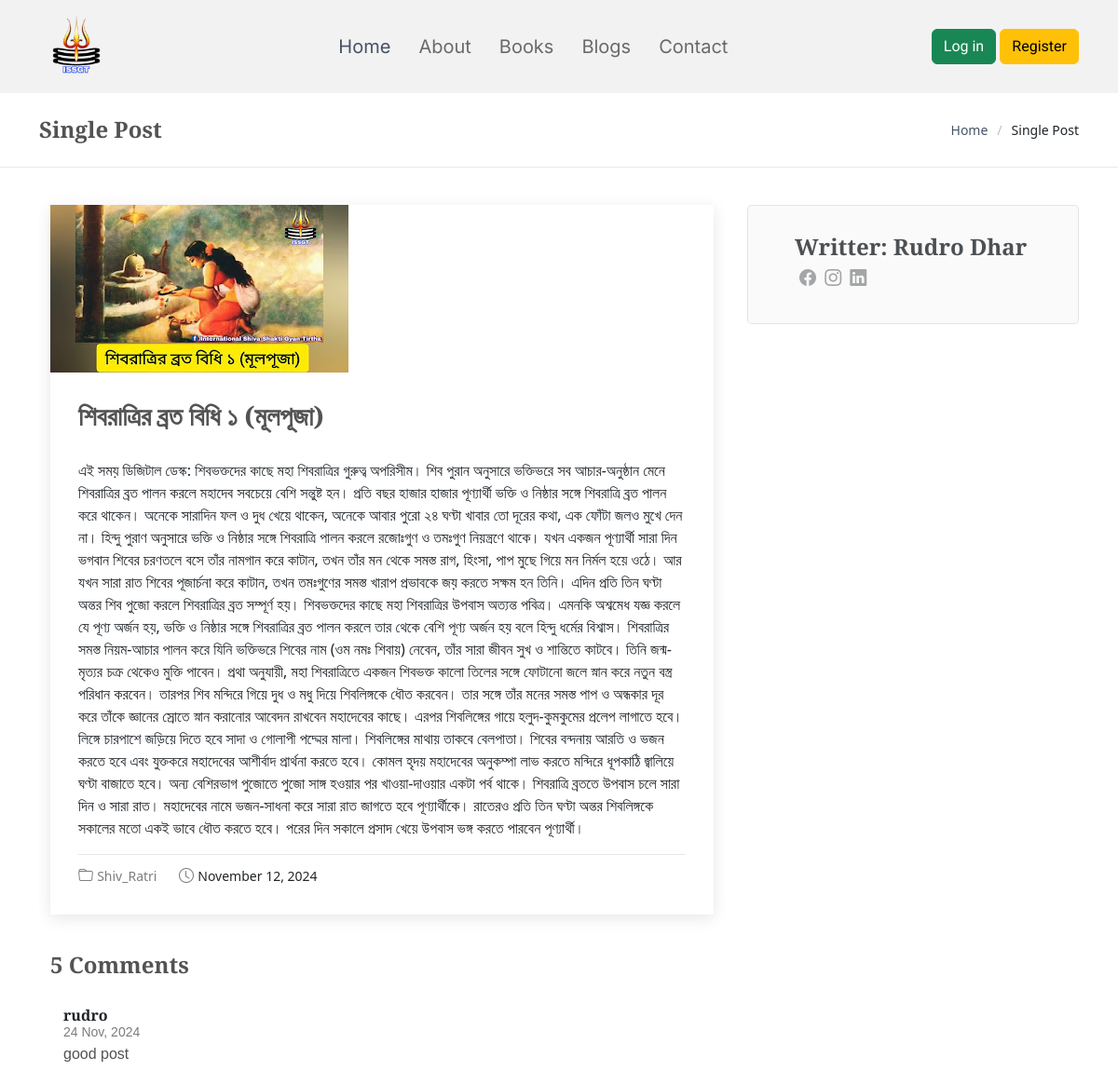
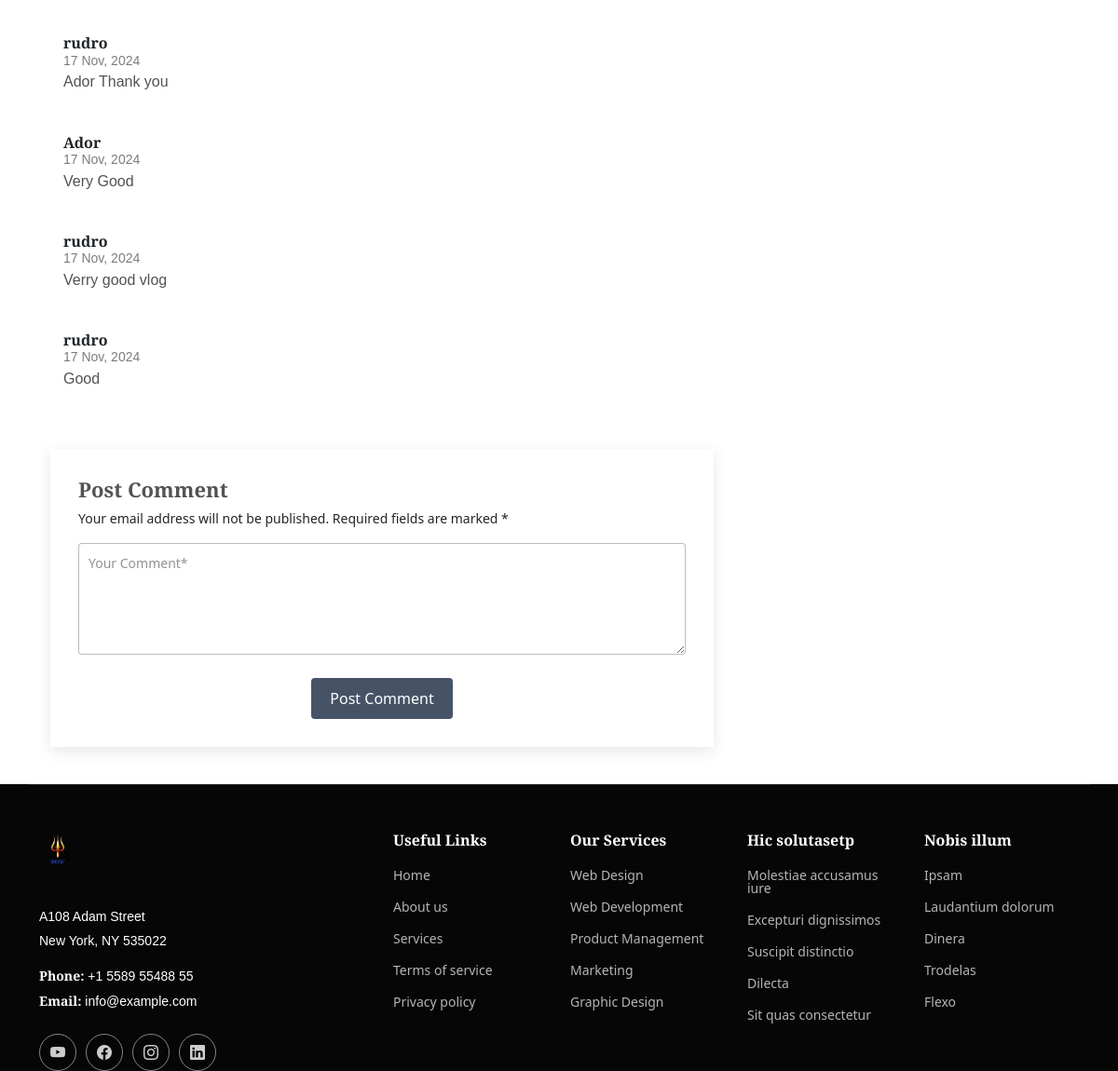
Screenshot of /blogs/blogs/Shiv_Ratri/ with the database file from the repository (2 pictures, top to bottom).
### home/models.py (models this page shows, shortened)
class HomeBlog(models.Model):
    category = models.CharField(max_length=100, verbose_name="Category")  # Blog category
    slug = models.SlugField(unique=True, verbose_name="Slug")  # URL-friendly slug for each blog
    published_date = models.DateTimeField(auto_now_add=True, verbose_name="Published Date")  # When the blog is published
    image = models.ImageField(upload_to='photos/blogs', blank=True, null=True, verbose_name="Image")  # Blog image
    is_featured = models.BooleanField(default=False, verbose_name="Featured")  # Whether the blog is featured
    content = models.TextField(verbose_name="Content")  # Full content of the blog post
    author = models.ForeignKey(settings.AUTH_USER_MODEL, on_delete=models.CASCADE, related_name="blogs", verbose_name="Author", default=1)
    class Meta:
        verbose_name = 'HomeBlog'
        verbose_name_plural = 'Home Blogs'

### blogs/models.py (models this page shows, shortened)
class Comment(models.Model):
    user = models.ForeignKey(settings.AUTH_USER_MODEL, on_delete=models.CASCADE)
    blog = models.ForeignKey('home.HomeBlog', on_delete=models.CASCADE)
    comment = models.TextField()
    created_at = models.DateTimeField(auto_now_add=True)

### account/models.py (models this page shows, shortened)
class Account(AbstractBaseUser):
    first_name = models.CharField(max_length=50)
    last_name = models.CharField(max_length=50)
    username = models.CharField(max_length=20,unique= True)
    email = models.EmailField(max_length=100,unique=True)
    phone_number = models.CharField(max_length=100)
    date_join = models.DateTimeField(auto_now_add=True)
    last_login = models.DateTimeField(auto_now_add=True)
    is_admin = models.BooleanField(default=False)
    is_staff = models.BooleanField(default=False)
    is_active = models.BooleanField(default=False)
    is_superadmin = models.BooleanField(default= False)
    USERNAME_FIELD = 'email'
    REQUIRED_FIELDS = ['username','first_name','last_name',]
    objects = MyAccountManager()
    def full_name(self):
        return f'{self.first_name} {self.last_name}'

### blogs/views.py (the view)
# urls.py: path('blogs/<slug:slug>/', views.single_blog, name='single_blog'),
def single_blog(request, slug):
    blog = get_object_or_404(HomeBlog, slug=slug)
    comment = Comment.objects.filter(blog=blog).order_by('-created_at')
    context ={
        'blog': blog,
        'comment' : comment
    }
    return render(request, 'blogs/single_blog.html', context)

### templates/blogs/single_blog.html (shortened to what this page needs)
{% extends "base.html" %}
{% block content %}
{% include "partials/_navbar.html" %}
<main class="main">
  <div class="page-title">
    <div class="container d-lg-flex justify-content-between align-items-center">
      <h1 class="mb-2 mb-lg-0">Single Post</h1>
      <nav class="breadcrumbs">
        <ol>
          <li><a href="{% url "home" %}">Home</a></li>
          <li class="current">Single Post</li>
        </ol>
      </nav>
    </div>
  </div>
  <div class="container">
    <div class="row">
      <div class="col-lg-8">
        <section id="blog-details" class="blog-details section">
          <div class="container">
            <article class="article">
              <div class="post-img">
                <img src="{{blog.image.url}}" alt="" class="img-fluid">
              </div>
              <h2 class="title">{{blog.category}}</h2>
              <div class="content">
                <p>
                  {{blog.content}}
                </p>
              </div>
              <div class="meta-bottom">
                <i class="bi bi-folder"></i>
                <ul class="cats">
                  <li><a href="#">{{blog.slug}}</a></li>
                </ul>
                <i class="bi bi-clock"></i>
                <ul class="tags">
                  <li>{{ blog.published_date|date:"F d, Y" }}</li>
                </ul>
              </div>
            </article>
          </div>
        </section>
        <section id="blog-comments" class="blog-comments section">
          <div class="container">
              <h4 class="comments-count">{{ comment.count }} Comments</h4>
              {% for com in comment %}
                  <div id="comment-{{ com.slug }}" class="comment">
                      <div class="d-flex">
                          <div>
                              <h5><a href="">{{ com.user.username }}</a>
                              <time datetime="{{ com.created_at|date:'Y-m-d' }}">{{ com.created_at|date:'d M, Y' }}</time>
                              <p>{{ com.comment }}</p>
                          </div>
                      </div>
                  </div>
              {% empty %}
                  <p>No comments yet. Be the first to comment!</p>
              {% endfor %}
          </div>
        </section>
        <section id="comment-form" class="comment-form section">
          <div class="container">
              <form method="post" action="{% url 'add_comment' blog.slug %}">
                  <h4>Post Comment</h4>
                  <p>Your email address will not be published. Required fields are marked *</p>
                  <div class="row">
                      <div class="col-md-12 form-group">
                          <textarea name="content" class="form-control" placeholder="Your Comment*" required></textarea>
                      </div>
                  </div>
                  <div class="text-center">
                      <button type="submit" class="btn btn-primary">Post Comment</button>
                  </div>
              </form>
          </div>
        </section>
      </div>
      <div class="col-lg-4 sidebar">
        <div class="widgets-container">
          <div class="blog-author-widget widget-item">
            <div class="d-flex flex-column align-items-center">
              <div class="d-flex align-items-center w-100">
                <div>
                  <h4>Writter: {{blog.author.full_name}}</h4>
                  <div class="social-links">
                    <a href="https://facebook.com/#"><i class="bi bi-facebook"></i></a>
                    <a href="https://instagram.com/#"><i class="biu bi-instagram"></i></a>
                    <a href="https://instagram.com/#"><i class="biu bi-linkedin"></i></a>
                  </div>
                </div>
              </div>
            </div>
          </div>
        </div>
      </div>
    </div>
  </div>
</main>
{% include "partials/_footer.html" %}
{% endblock content %}

### rows the page displays
HomeBlog: image (picture), category "শিবরাত্রির ব্রত বিধি ১ (মূলপূজা)", content "এই সময় ডিজিটাল ডেস্ক: শিবভক্তদের কাছে মহা শিবরাত্রির গুরুত্ব অপরিসীম। শিব পুরান অনুসারে ভক্তিভরে সব আচার-অনুষ্ঠান মেনে শিবরাত্রির ব্রত পালন করলে মহাদেব সবচেয়ে বেশি সন্তুষ্ট হন। প্রতি বছর হাজার হাজার পূণ্যার্থী ভক্তি ও নিষ্ঠার সঙ্গে শিবরাত্রি ব্রত পালন করে থাকেন। অনেকে সারাদিন ফল ও দুধ খেয়ে থাকেন, অনেকে আবার পুরো ২৪ ঘণ্টা খাবার তো দূরের কথা, এক ফোঁটা জলও মুখে দেন না। হিন্দু পুরাণ অনুসারে ভক্তি ও নিষ্ঠার সঙ্গে শিবরাত্রি পালন করলে রজোঃগুণ ও তমঃগুণ নিয়ন্ত্রণে থাকে। যখন একজন পূণ্যার্থী সারা দিন ভগবান শিবের চরণতলে বসে তাঁর নামগান করে কাটান, তখন তাঁর মন থেকে সমস্ত রাগ, হিংসা, পাপ মুছে গিয়ে মন নির্মল হয়ে ওঠে। আর যখন সারা রাত শিবের পূজার্চনা করে কাটান, তখন তমঃগুণের সমস্ত খারাপ প্রভাবকে জয় করতে সক্ষম…", slug "Shiv_Ratri", published_date "November 12, 2024", author.full_name "Rudro Dhar"
Comment: user.username "rudro", created_at "24 Nov, 2024", comment "good post"
Comment: user.username "rudro", created_at "17 Nov, 2024", comment "Ador Thank you"
Comment: user.username "Ador", created_at "17 Nov, 2024", comment "Very Good"
Comment: user.username "rudro", created_at "17 Nov, 2024", comment "Verry good vlog"
Comment: user.username "rudro", created_at "17 Nov, 2024", comment "Good"

### other values shown
{{ comment.count }} "5"
